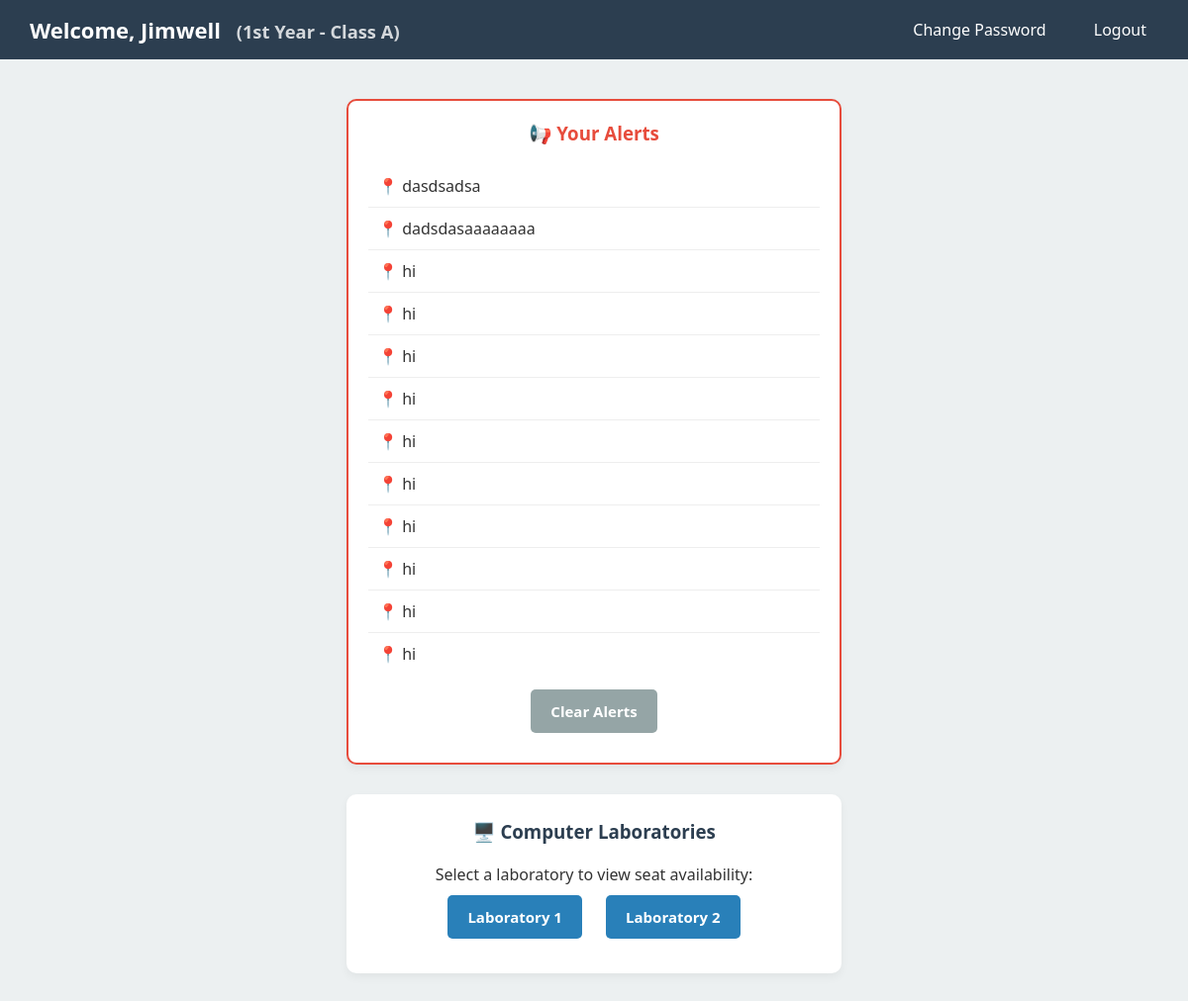
The page /student/dashboard.php (signed in) on the database its author committed.
### tables this page shows
CREATE TABLE `students` (
  `student_id` int(11) NOT NULL,
  `name` varchar(100) NOT NULL,
  `password` varchar(50) DEFAULT NULL,
  `gender` enum('Male','Female') NOT NULL,
  `email` varchar(100) NOT NULL,
  `year_level` enum('1st Year','2nd Year','3rd Year') NOT NULL,
  `class` enum('A','B') NOT NULL,
  `last_active` datetime DEFAULT current_timestamp()
);

CREATE TABLE `alerts` (
  `alert_id` int(11) NOT NULL,
  `student_id` int(11) NOT NULL,
  `lab_id` int(11) NOT NULL,
  `message` varchar(255) NOT NULL
);

### student/dashboard.php (the view, shortened to what this page needs)
<?php
include '../db.php';
$student_id = $_SESSION['student'];
$conn->query("UPDATE students SET last_active=NOW() WHERE student_id='$student_id'");
$studentRes = $conn->query("SELECT * FROM students WHERE student_id='$student_id'");
$student = $studentRes->fetch_assoc();
$alertsRes = $conn->query("SELECT * FROM alerts WHERE student_id='$student_id'");
$alerts = [];
while($a = $alertsRes->fetch_assoc()){
    $alerts[] = $a;
}
?>
<!DOCTYPE html>
<html>
<head>
    <link rel="stylesheet" href="../css/style.css">
</head>
<body>
<div class="topnav">
    <div class="left">
        Welcome, <strong><?php echo $student['name']; ?></strong>
        <small style="margin-left:10px; opacity:0.8;">(<?php echo $student['year_level']." - Class ".$student['class']; ?>)</small>
    </div>
    <div class="right">
        <a href="change_password.php">Change Password</a>
        <a href="../index.php">Logout</a>
    </div>
</div>
<div class="main">
    <div class="alert-container">
        <h3>📢 Your Alerts</h3>
        <?php if(count($alerts) == 0): ?>
            <p style="color: #7f8c8d;">No new alerts from the instructor.</p>
        <?php else: ?>
            <div class="alert-list">
                <?php foreach($alerts as $a): ?>
                    <div class="alert-item">📍 <?php echo $a['message']; ?></div>
                <?php endforeach; ?>
            </div>
            <form method="POST">
                <button type="submit" name="clear_alerts" class="btn-clear">Clear Alerts</button>
            </form>
        <?php endif; ?>
    </div>
    <div class="lab-section">
        <h3>🖥️ Computer Laboratories</h3>
        <p>Select a laboratory to view seat availability:</p>
        <a href="computer_lab.php?lab=1"><button>Laboratory 1</button></a>
        <a href="computer_lab.php?lab=2"><button>Laboratory 2</button></a>
    </div>
</div>
</body>
</html>

### css/style.css (style rules this page uses)
* { margin: 0; padding: 0; box-sizing: border-box; font-family: 'Segoe UI', Tahoma, Geneva, Verdana, sans-serif; }
body { background-color: #f4f6f8; color: #333; }
.topnav { background-color: #2c3e50; color: #fff; padding: 15px 25px; display: flex; justify-content: space-between; align-items: center; box-shadow: 0 4px 10px rgba(0,0,0,0.1); }
.topnav .left { font-size: 22px; font-weight: 700; }
.topnav .right a { color: #fff; text-decoration: none; margin-left: 20px; font-weight: 500; transition: all 0.3s ease; }
.main { flex: 1; padding: 25px 30px; background-color: #ecf0f1; overflow-x: auto; }
.main h2, .main h3 { margin-bottom: 20px; color: #2c3e50; }
button { padding: 10px 18px; background-color: #2980b9; color: #fff; border: none; border-radius: 8px; cursor: pointer; font-size: 15px; font-weight: 600; transition: all 0.3s ease; }
.topnav .right a { margin-left: 20px; padding: 6px 12px; border-radius: 6px; transition: all 0.3s ease; }

### student/dashboard.php (style rules this page uses)
body { margin: 0; background-color: #f4f6f8; font-family: 'Segoe UI', Tahoma, Geneva, Verdana, sans-serif; }
.topnav { background-color: #2c3e50; color: #fff; padding: 15px 30px; display: flex; justify-content: space-between; align-items: center; box-shadow: 0 2px 5px rgba(0,0,0,0.1); }
.topnav a { color: #fff; text-decoration: none; margin-left: 15px; font-weight: 600; }
.main { display: flex; flex-direction: column; align-items: center; padding: 40px 20px; text-align: center; }
.alert-container { background: white; border: 2px solid #e74c3c; border-radius: 10px; padding: 20px; width: 100%; max-width: 500px; margin-bottom: 30px; box-shadow: 0 4px 10px rgba(0,0,0,0.05); }
.alert-container h3 { color: #e74c3c; margin-top: 0; }
.alert-list { list-style: none; padding: 0; text-align: left; }
.alert-item { padding: 10px; border-bottom: 1px solid #eee; color: #333; }
.alert-item:last-child { border-bottom: none; }
.lab-section { background: white; padding: 25px; border-radius: 10px; box-shadow: 0 4px 10px rgba(0,0,0,0.05); width: 100%; max-width: 500px; }
button { padding: 12px 20px; background-color: #2980b9; color: #fff; border: none; border-radius: 5px; cursor: pointer; font-weight: 600; margin: 10px; transition: 0.3s; }
.btn-clear { background-color: #95a5a6; margin-top: 15px; }

### rows shown on the page
students: name "Jimwell", year_level "1st Year", class "A"
alerts: message "dasdsadsa"
alerts: message "dadsdasaaaaaaaa"
alerts: message "hi"
alerts: message "hi"
alerts: message "hi"
alerts: message "hi"
alerts: message "hi"
alerts: message "hi"
alerts: message "hi"
alerts: message "hi"
alerts: message "hi"
alerts: message "hi"
